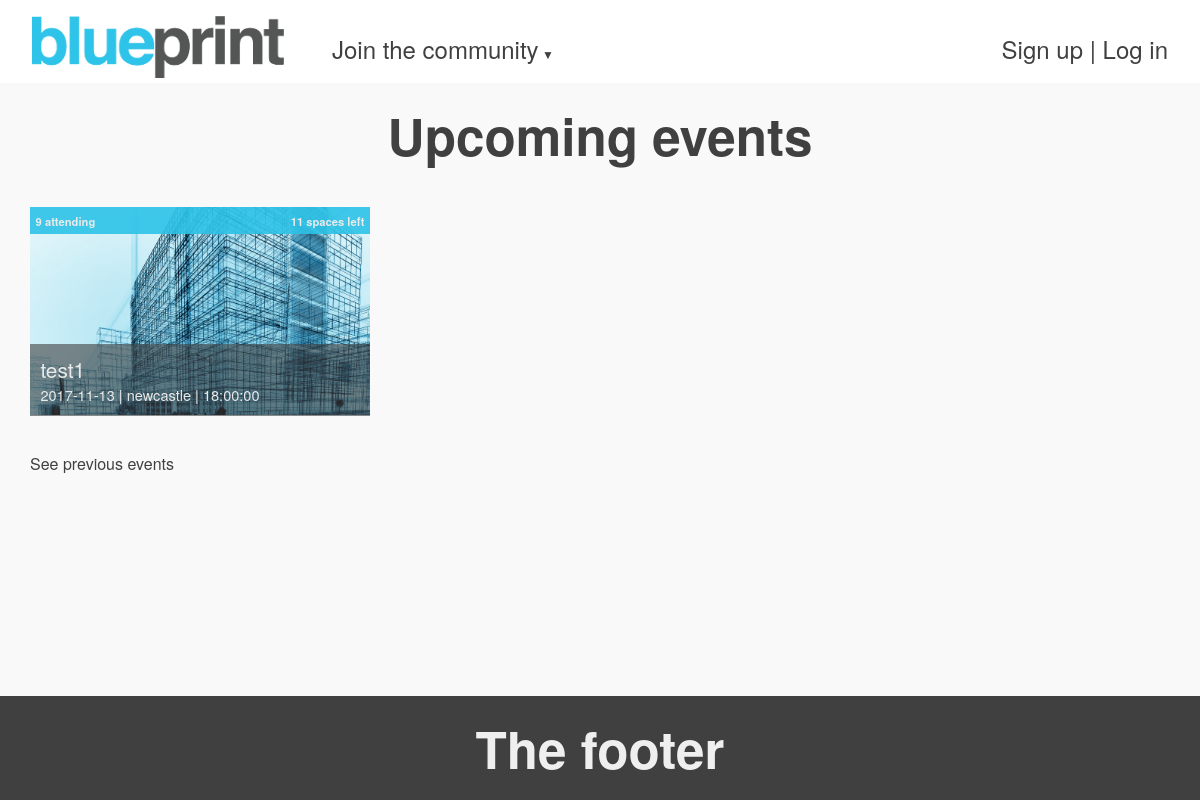
/events.php, run on an earlier commit of the app's database.
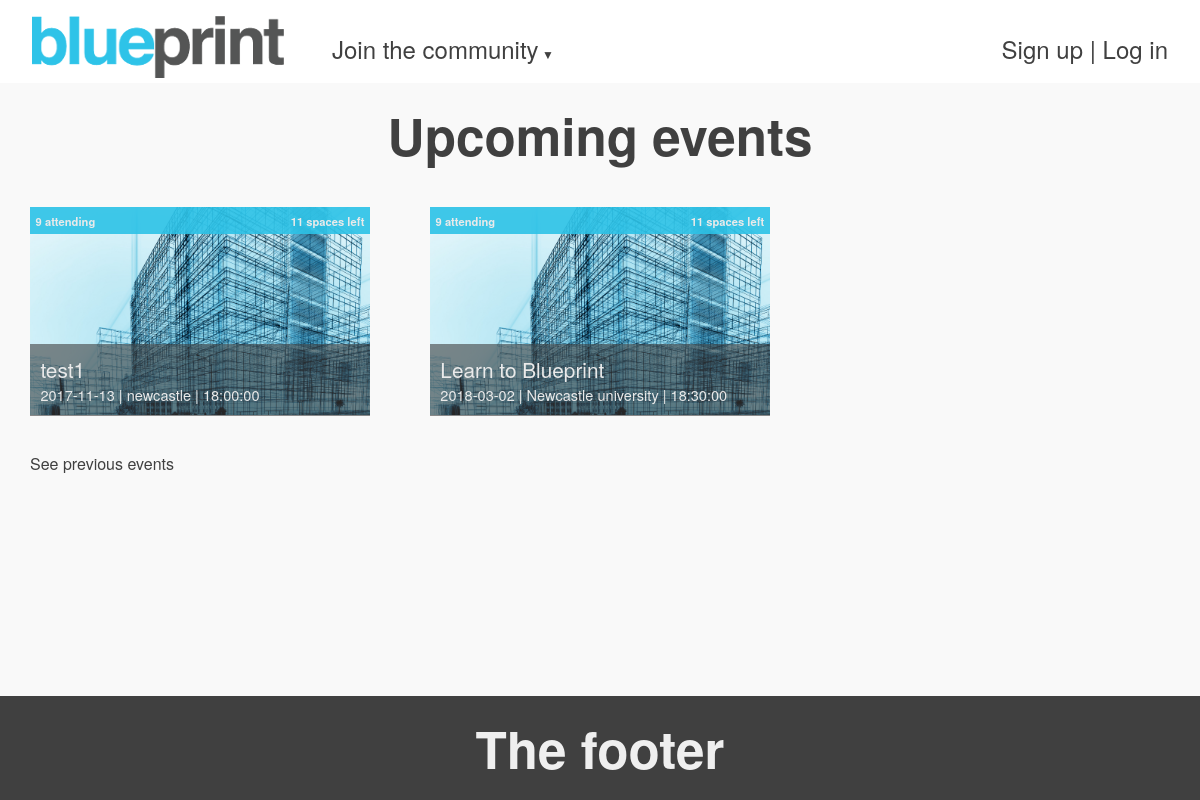
And on a later commit of the database.
### tables this page shows
CREATE TABLE `bp_events` (
  `eventId` int(11) NOT NULL,
  `eventName` varchar(100) NOT NULL,
  `eventDate` date NOT NULL,
  `eventTime` time NOT NULL,
  `eventPlace` varchar(100) NOT NULL,
  `eventSpaces` int(4) NOT NULL,
  `eventImage` varchar(200) NOT NULL
);

### events.php (the view, shortened to what this page needs)
<?php
require_once ('scripts/functions.php');
echo makePageStart("viewport", "width=device-width, inital-scale=1", "Blueprint home");
echo makeHeader();
echo "<h1>Upcoming events</h1>
      <div class=\"images-container\">";
$dbConn = databaseConn::getConnection();
$eventSQL = 'select *
             from bp_events
             order by eventDate';
$stmt = $dbConn->query($eventSQL);
    while ( $event = $stmt->fetchObject()) {
      echo "<div class=\"imageThirdContain\">
            <a href=\"eventPage.php?eventid=" . $event->eventId . "\">
            <div class=\"image-with-text\">
              <img src=\"images/event-img-1.jpeg\" alt=\"image of a 3d model house\">
              <div class=\"attendance-info-banner\">
                <span class=\"number-attending\">9 attending</span>
                <span class=\"spaces-left\">11 spaces left</span>
              </div>
              <div class=\"image-text\">" . $event->eventName . "<p>" . $event->eventDate . " | " . $event->eventPlace . " | " . $event->eventTime . "</p>
              </div>
            </div>
            </a>
          </div>";
}
echo "  </div>
  <a href=\"#\" style=\"margin-left:2.5%;\">See previous events</a>";
echo makePageFooter();

What changed in the data, as far as the page shows it:
added bp_events: eventName "Learn to Blueprint", eventDate "2018-03-02", eventPlace "Newcastle university", eventTime "18:30:00"
